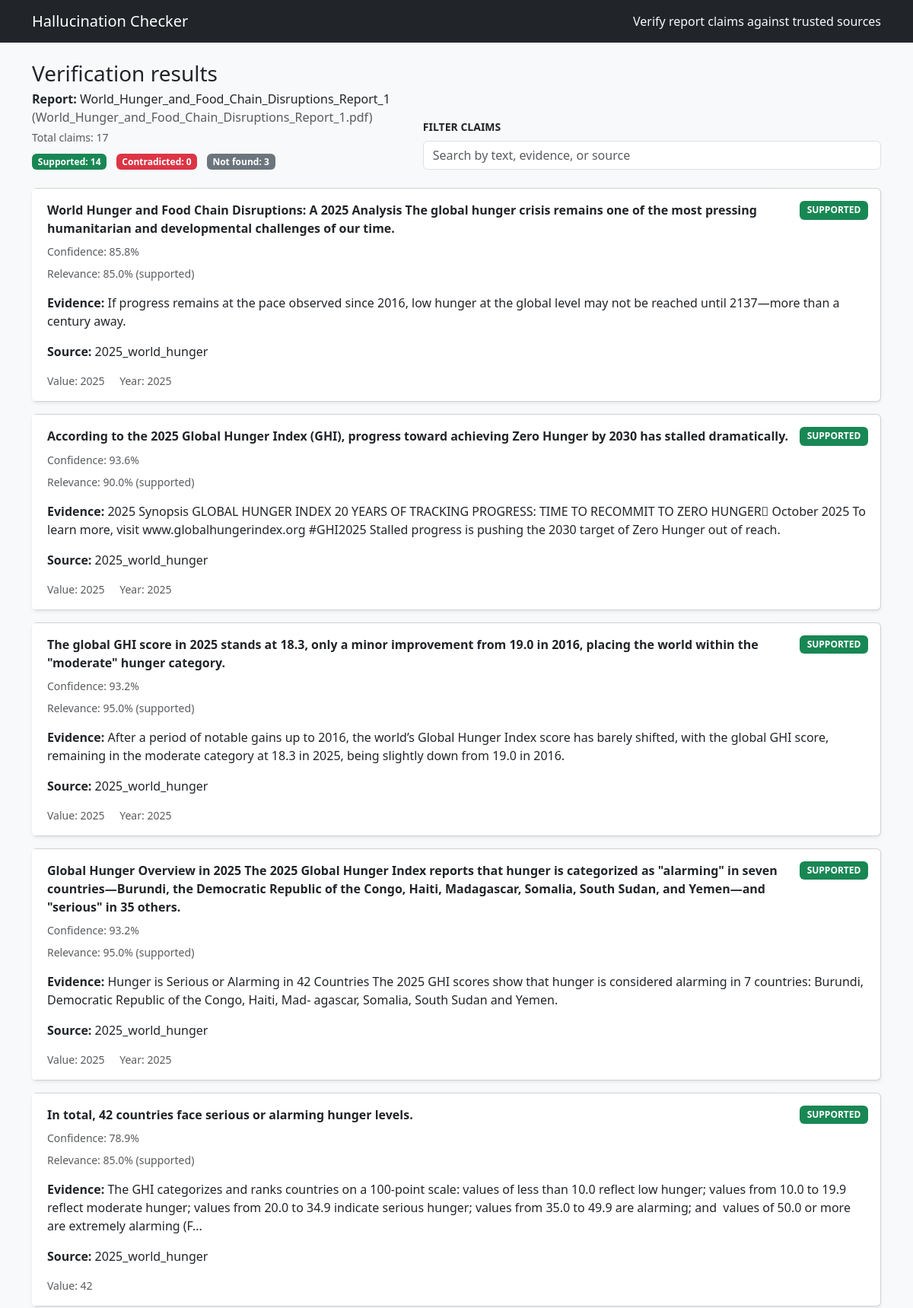
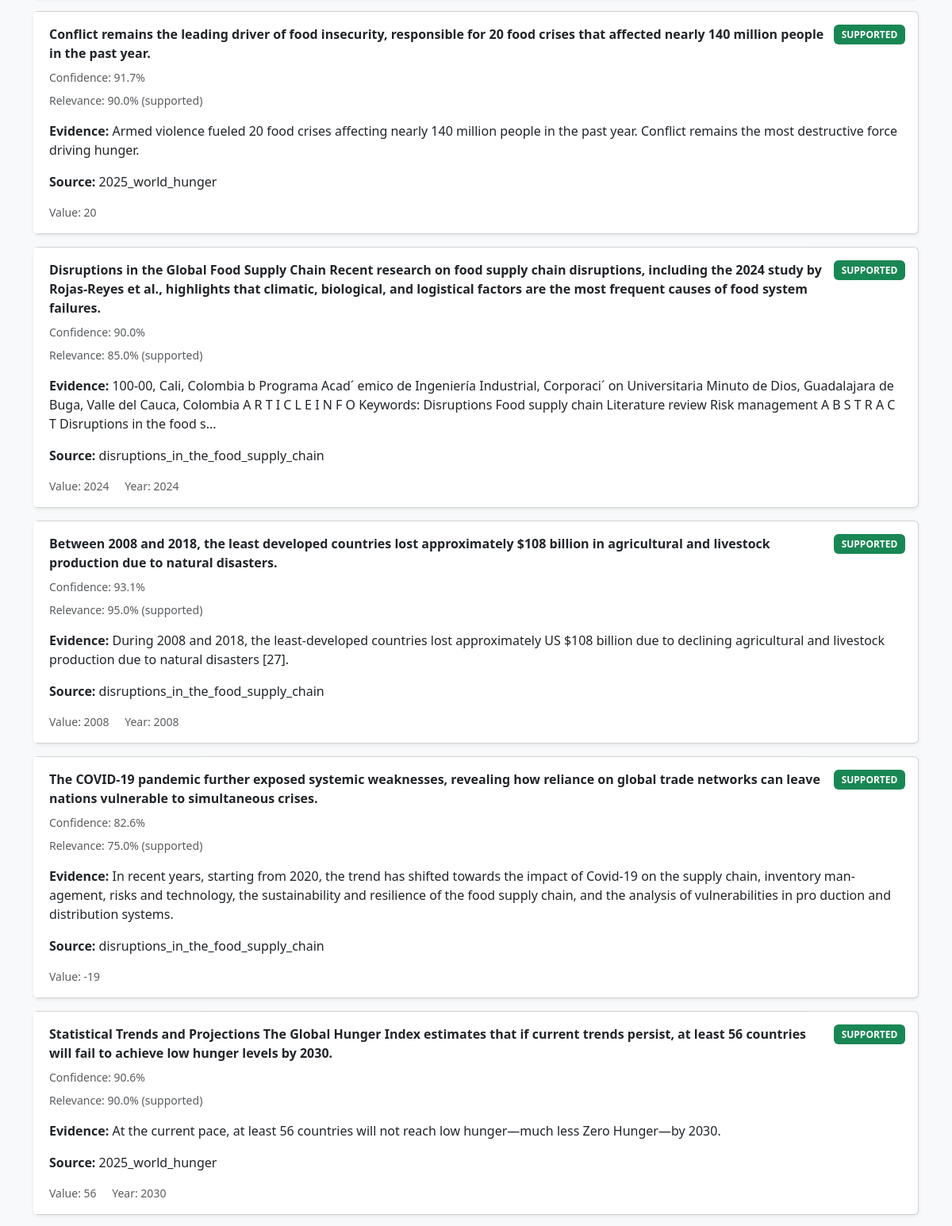
Page /results/3 (upper part) on the committed database (2 pictures, top to bottom).
### src/hallcheck/models.py (models this page shows)
class Base(DeclarativeBase):
    """Declarative base class."""

class Document(Base):
    __tablename__ = "documents"
    id: Mapped[int] = mapped_column(Integer, primary_key=True, autoincrement=True)
    kind: Mapped[DocumentKind] = mapped_column(Enum(DocumentKind), nullable=False)
    path: Mapped[str] = mapped_column(String(512), nullable=False)
    title: Mapped[Optional[str]] = mapped_column(String(256), nullable=True)
    author: Mapped[Optional[str]] = mapped_column(String(256), nullable=True)
    year: Mapped[Optional[int]] = mapped_column(Integer, nullable=True)
    chunks: Mapped[List["Chunk"]] = relationship("Chunk", back_populates="document", cascade="all, delete-orphan")
    claims: Mapped[List["Claim"]] = relationship("Claim", back_populates="document", cascade="all, delete-orphan")

class Claim(Base):
    __tablename__ = "claims"
    id: Mapped[int] = mapped_column(Integer, primary_key=True, autoincrement=True)
    doc_id: Mapped[int] = mapped_column(ForeignKey("documents.id"), nullable=False, index=True)
    sentence: Mapped[str] = mapped_column(Text, nullable=False)
    value: Mapped[Optional[float]] = mapped_column(Float, nullable=True)
    units: Mapped[Optional[str]] = mapped_column(String(64), nullable=True)
    year: Mapped[Optional[int]] = mapped_column(Integer, nullable=True)
    meta: Mapped[Optional[dict]] = mapped_column(JSON, nullable=True)
    document: Mapped[Document] = relationship("Document", back_populates="claims")
    verdicts: Mapped[List["Verdict"]] = relationship("Verdict", back_populates="claim", cascade="all, delete-orphan")

class Verdict(Base):
    __tablename__ = "verdicts"
    id: Mapped[int] = mapped_column(Integer, primary_key=True, autoincrement=True)
    claim_id: Mapped[int] = mapped_column(ForeignKey("claims.id"), nullable=False, index=True)
    status: Mapped[VerdictStatus] = mapped_column(Enum(VerdictStatus), nullable=False)
    confidence: Mapped[float] = mapped_column(Float, nullable=False)
    evidence: Mapped[Optional[dict]] = mapped_column(JSON, nullable=True)
    explanation: Mapped[Optional[str]] = mapped_column(Text, nullable=True)
    claim: Mapped[Claim] = relationship("Claim", back_populates="verdicts")

### app.py (the view)
@app.route("/results/<int:report_doc_id>", methods=["GET"])
def results(report_doc_id: int):
    details = get_report_details(report_doc_id)
    if not details:
        flash("Report not found. Please run verification again.", "warning")
        return redirect(url_for("home"))
    claims = fetch_results(report_doc_id)
    status_counts = {"SUPPORTED": 0, "CONTRADICTED": 0, "NOT_FOUND": 0}
    for claim in claims:
        status = claim.get("verdict_status")
        if status in status_counts:
            status_counts[status] += 1
        else:
            status_counts.setdefault("UNKNOWN", 0)
            status_counts["UNKNOWN"] += 1
    return render_template(
        "results.html",
        report=details,
        claims=claims,
        total_claims=len(claims),
        status_counts=status_counts,
    )

### app.py (called while the page is built)
@app.context_processor
def inject_globals():
    return {"STATUS_BADGES": STATUS_BADGES}

### src/hallcheck/db.py (called while the page is built)
def init_db() -> None:
    from .models import Base  # Imported lazily to avoid circular import
    Base.metadata.create_all(bind=engine)
    _ensure_verdict_explanation_column()
    _ensure_document_author_column()
    _ensure_chunk_tables_column()

@contextmanager
def get_session() -> Iterator[Session]:
    session = SessionLocal()
    try:
        yield session
        session.commit()
    except Exception:
        session.rollback()
        raise
    finally:
        session.close()

def _ensure_verdict_explanation_column() -> None:
    try:
        with engine.begin() as connection:
            inspector = inspect(connection)
            if "verdicts" not in inspector.get_table_names():
                return
            column_names = {col["name"] for col in inspector.get_columns("verdicts")}
            if "explanation" in column_names:
                return
            connection.execute(text("ALTER TABLE verdicts ADD COLUMN explanation TEXT"))
    except Exception:
        pass

def _ensure_document_author_column() -> None:
    try:
        with engine.begin() as connection:
            inspector = inspect(connection)
            if "documents" not in inspector.get_table_names():
                return
            column_names = {col["name"] for col in inspector.get_columns("documents")}
            if "author" in column_names:
                return
            connection.execute(text("ALTER TABLE documents ADD COLUMN author VARCHAR(256)"))
    except Exception:
        pass

def _ensure_chunk_tables_column() -> None:
    try:
        with engine.begin() as connection:
            inspector = inspect(connection)
            if "chunks" not in inspector.get_table_names():
                return
            column_names = {col["name"] for col in inspector.get_columns("chunks")}
            if "tables" in column_names:
                return
            connection.execute(text("ALTER TABLE chunks ADD COLUMN tables JSON"))
    except Exception:
        pass

### src/hallcheck/webbridge.py (called while the page is built)
def fetch_results(report_doc_id: int) -> List[dict]:
    return get_verdicts(report_doc_id)

### templates/results.html (shortened to what this page needs)
{% extends "layout.html" %}
{% block content %}
<div class="d-flex flex-column flex-lg-row justify-content-between align-items-lg-end gap-3 mb-4">
  <div>
    <h1 class="h3 mb-1">Verification results</h1>
    <p class="mb-1"><strong>Report:</strong> {{ report.title }} <span class="text-muted">({{ report.filename }})</span></p>
    <div class="small text-muted">Total claims: {{ total_claims }}</div>
    <div class="mt-2">
      <span class="badge bg-success me-2">Supported: {{ status_counts.get('SUPPORTED', 0) }}</span>
      <span class="badge bg-danger me-2">Contradicted: {{ status_counts.get('CONTRADICTED', 0) }}</span>
      <span class="badge bg-secondary">Not found: {{ status_counts.get('NOT_FOUND', 0) }}</span>
    </div>
  </div>
  <div class="search-box w-100 w-lg-auto">
    <label for="claimSearch" class="form-label small text-uppercase fw-semibold">Filter claims</label>
    <input type="search" id="claimSearch" class="form-control" placeholder="Search by text, evidence, or source">
  </div>
</div>
{% if claims %}
  <div class="row g-3" id="claimsList">
    {% for claim in claims %}
      {% include "partials/_claim_card.html" %}
    {% endfor %}
  </div>
{% else %}
  <div class="alert alert-info">No claims were generated for this report.</div>
{% endif %}
{% endblock %}

### templates/partials/_claim_card.html (shortened to what this page needs)
<div id="claim-{{ claim.claim_id }}" class="col-12 claim-card" data-search-text="{{ (claim.sentence or '')|lower }} {{ (claim.evidence_snippet or '')|lower }} {{ (claim.source_title or '')|lower }} {{ (claim.source_author or '')|lower }}">
  <div class="card shadow-sm h-100 position-relative">
    <div class="card-body">
      <div class="d-flex justify-content-between align-items-start mb-2">
        <div class="me-2">
          <p class="fw-semibold mb-1 mb-lg-0">
            <a href="{{ url_for('claim_detail', claim_id=claim.claim_id) }}" class="stretched-link text-reset text-decoration-none">
              {{ claim.sentence }}
            </a>
          </p>
        </div>
        {% set badge_class = STATUS_BADGES.get(claim.verdict_status, 'bg-secondary') %}
        <span class="badge {{ badge_class }}">{{ claim.verdict_status or 'UNKNOWN' }}</span>
      </div>
      <p class="small text-muted mb-2">
        Confidence:
        {% if claim.verdict_confidence is not none %}
          {{ (claim.verdict_confidence * 100) | round(1) }}%
        {% else %}
          n/a
        {% endif %}
      </p>
      {% if claim.rerank_score is not none %}
        <p class="small text-muted mt-n2">
          Relevance: {{ (claim.rerank_score * 100) | round(1) }}%
          {% if claim.rerank_label %}
            <span class="text-lowercase">({{ claim.rerank_label }})</span>
          {% endif %}
        </p>
      {% endif %}
      {% if claim.evidence_is_table %}
        <p class="card-text"><span class="fw-semibold">Evidence:</span> The Evidence Is A Table</p>
      {% elif claim.evidence_snippet %}
        {% set snippet = claim.evidence_snippet %}
        <p class="card-text">
          <span class="fw-semibold">Evidence:</span>
          {{ snippet[:300] }}{% if snippet|length > 300 %}...{% endif %}
        </p>
      {% else %}
        <p class="card-text text-muted fst-italic">No supporting evidence captured.</p>
      {% endif %}
      {% if claim.source_title %}
        <p class="card-text"><span class="fw-semibold">Source:</span> {{ claim.source_title }}</p>
      {% endif %}
      {% if claim.value is not none or claim.units or claim.year %}
        <div class="claim-meta small text-muted">
          {% if claim.value is not none %}
            <span>Value: {{ "{:g}".format(claim.value) }}</span>
          {% endif %}
          {% if claim.year %}
            <span class="ms-3">Year: {{ claim.year }}</span>
          {% endif %}
        </div>
      {% endif %}
    </div>
  </div>
</div>

### static/styles.css (style rules this page uses)
body { background-color: #f8f9fa; }
.claim-card .card { border-left: 4px solid transparent; }
.claim-card .badge { font-size: 0.75rem; padding: 0.4rem 0.6rem; }
.claim-card .card-body { min-height: 12rem; }

### rows in the picture
Document: title "World_Hunger_and_Food_Chain_Disruptions_Report_1"
Claim: sentence "World Hunger and Food Chain Disruptions: A 2025 Analysis The global hunger crisis remains one of the most pressing humanitarian and developmental challenges of our time.", value "2025", year "2025"
Verdict: (claim.verdict_confidence*100)|round(1) "85.8"
Claim: sentence "According to the 2025 Global Hunger Index (GHI), progress toward achieving Zero Hunger by 2030 has stalled dramatically.", value "2025", year "2025"
Verdict: (claim.verdict_confidence*100)|round(1) "93.6"
Claim: sentence "The global GHI score in 2025 stands at 18.3, only a minor improvement from 19.0 in 2016, placing the world within the \"moderate\" hunger category.", value "2025", year "2025"
Verdict: (claim.verdict_confidence*100)|round(1) "93.2"
Claim: sentence "Global Hunger Overview in 2025 The 2025 Global Hunger Index reports that hunger is categorized as \"alarming\" in seven countries—Burundi, the Democratic Republic of the Congo, Haiti, Madagascar, Somalia, South Sudan, and Yemen—and \"serious\" in 35 others.", value "2025", year "2025"
Verdict: (claim.verdict_confidence*100)|round(1) "93.2"
Claim: sentence "In total, 42 countries face serious or alarming hunger levels.", value "42"
Verdict: (claim.verdict_confidence*100)|round(1) "78.9"
Claim: sentence "Conflict remains the leading driver of food insecurity, responsible for 20 food crises that affected nearly 140 million people in the past year.", value "20"
Verdict: (claim.verdict_confidence*100)|round(1) "91.7"
Claim: sentence "Disruptions in the Global Food Supply Chain Recent research on food supply chain disruptions, including the 2024 study by Rojas-Reyes et al., highlights that climatic, biological, and logistical factors are the most frequent causes of food system failures.", value "2024", year "2024"
Verdict: (claim.verdict_confidence*100)|round(1) "90.0"
Claim: sentence "Between 2008 and 2018, the least developed countries lost approximately $108 billion in agricultural and livestock production due to natural disasters.", value "2008", year "2008"
Verdict: (claim.verdict_confidence*100)|round(1) "93.1"
Claim: sentence "The COVID-19 pandemic further exposed systemic weaknesses, revealing how reliance on global trade networks can leave nations vulnerable to simultaneous crises.", value "-19"
Verdict: (claim.verdict_confidence*100)|round(1) "82.6"
Claim: sentence "Statistical Trends and Projections The Global Hunger Index estimates that if current trends persist, at least 56 countries will fail to achieve low hunger levels by 2030.", value "56", year "2030"
Verdict: (claim.verdict_confidence*100)|round(1) "90.6"

### other values in the picture
{{ report.filename }} "World_Hunger_and_Food_Chain_Disruptions_Report_1.pdf"
{{ total_claims }} "17"
{{ status_counts.get('SUPPORTED', 0) }} "14"
{{ status_counts.get('CONTRADICTED', 0) }} "0"
{{ status_counts.get('NOT_FOUND', 0) }} "3"
{{ claim.verdict_status or 'UNKNOWN' }} "SUPPORTED" "SUPPORTED" "SUPPORTED" "SUPPORTED" "SUPPORTED" "SUPPORTED" "SUPPORTED" "SUPPORTED" "SUPPORTED" "SUPPORTED"
{{ (claim.rerank_score * 100) | round(1) }} "85.0" "90.0" "95.0" "95.0" "85.0" "90.0" "85.0" "95.0" "75.0" "90.0"
{{ claim.rerank_label }} "supported" "supported" "supported" "supported" "supported" "supported" "supported" "supported" "supported" "supported"
{{ snippet[:300] }} "If progress remains at the pace observed since 2016, low hunger at the global level may not be reached until 2137—more than a century away." "Armed violence fueled 20 food crises affecting nearly 140 million people in the past year. Conflict remains the most destructive force driving hunger." "During 2008 and 2018, the least-developed countries lost approximately US $108 billion due to declining agricultural and livestock production due to natural disasters [27]." "At the current pace, at least 56 countries will not reach low hunger—much less Zero Hunger—by 2030."
{{ claim.source_title }} "2025_world_hunger" "2025_world_hunger" "2025_world_hunger" "2025_world_hunger" "2025_world_hunger" "2025_world_hunger" "disruptions_in_the_food_supply_chain" "disruptions_in_the_food_supply_chain" "disruptions_in_the_food_supply_chain" "2025_world_hunger"
